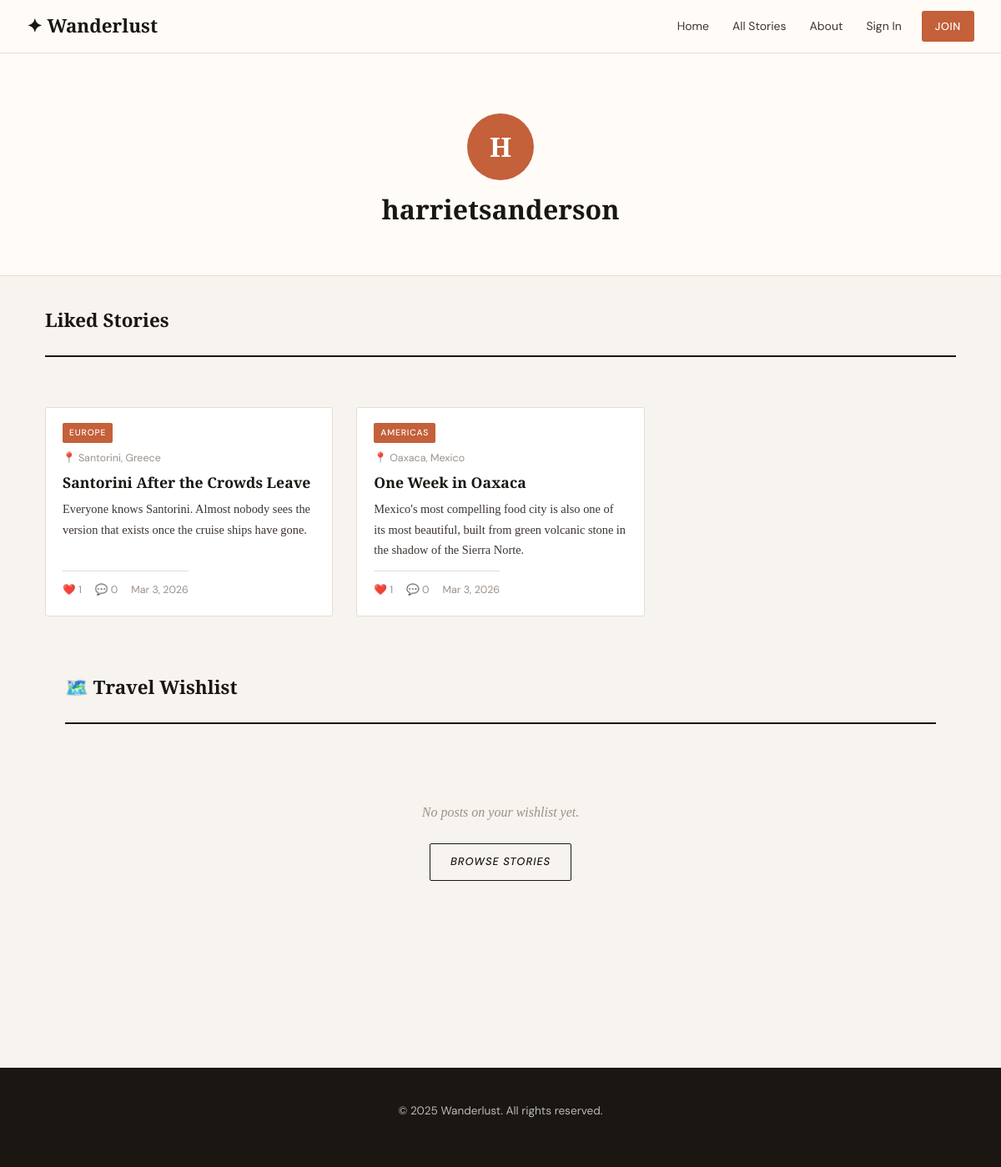
Before: /accounts/profile/harrietsanderson/ with the older database file.
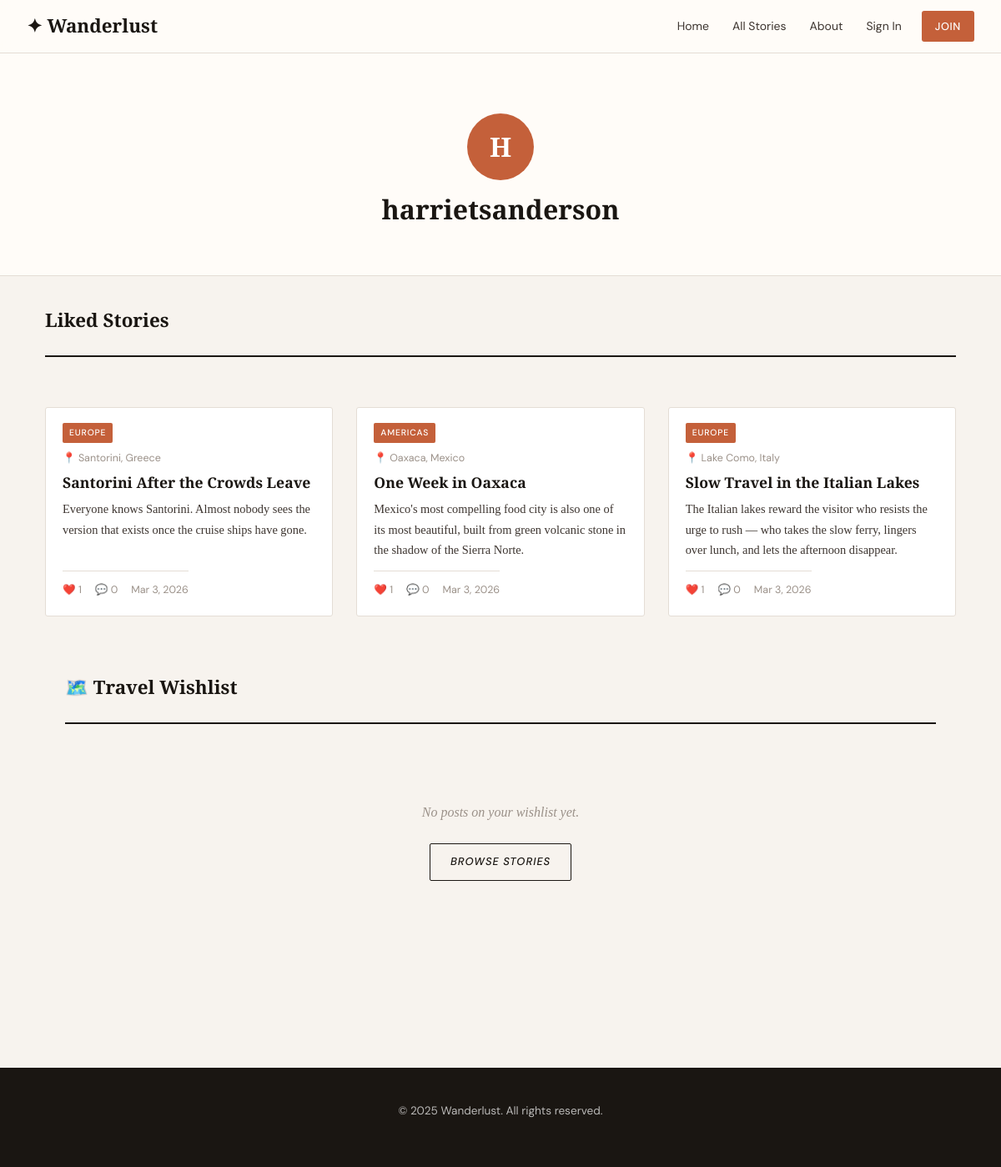
After: the same page with the newer database file.
### blog/models.py (models this page shows, shortened)
class Like(models.Model):
    post = models.ForeignKey(Post, on_delete=models.CASCADE, related_name='likes')
    user = models.ForeignKey(User, on_delete=models.CASCADE, related_name='likes')
    created_at = models.DateTimeField(auto_now_add=True)
    class Meta:
        unique_together = ('post', 'user')

class Post(models.Model):
    STATUS_DRAFT = 'draft'
    STATUS_PUBLISHED = 'published'
    STATUS_CHOICES = [
        (STATUS_DRAFT, 'Draft'),
        (STATUS_PUBLISHED, 'Published'),
    ]
    title = models.CharField(max_length=200)
    slug = models.SlugField(max_length=200, unique=True, blank=True)
    author = models.ForeignKey(User, on_delete=models.CASCADE, related_name='posts')
    category = models.ForeignKey(Category, on_delete=models.SET_NULL, null=True, blank=True, related_name='posts')
    destination = models.CharField(max_length=100)
    excerpt = models.TextField(max_length=300)
    content = models.TextField()
    status = models.CharField(max_length=10, choices=STATUS_CHOICES, default=STATUS_DRAFT)
    created_at = models.DateTimeField(auto_now_add=True)
    featured = models.BooleanField(default=False)
    cover_image = models.URLField(blank=True)
    view_count = models.PositiveIntegerField(default=0)
    class Meta:
        ordering = ['-created_at']
    def get_absolute_url(self):
        return reverse('blog:post_detail', kwargs={'slug': self.slug})
    @property
    def like_count(self):
        return self.likes.count()
    @property
    def comment_count(self):
        return self.comments.filter(approved=True).count()

class Category(models.Model):
    name = models.CharField(max_length=100, unique=True)
    slug = models.SlugField(max_length=100, unique=True, blank=True)
    class Meta:
        verbose_name_plural = 'categories'

### accounts/views.py (the view)
# urls.py: path('profile/<str:username>/', views.profile_view, name='profile'),
def profile_view(request, username):
    profile_user = get_object_or_404(User, username=username)
    liked_posts = profile_user.likes.select_related('post').filter(
        post__status='published'
    )
    wishlisted_posts = profile_user.wishlists.select_related('post').filter(
        post__status='published'
    )
    context = {
        'profile_user': profile_user,
        'liked_posts': liked_posts,
        'wishlisted_posts': wishlisted_posts,
    }
    return render(request, 'accounts/profile.html', context)

### templates/accounts/profile.html (shortened to what this page needs)
{% extends 'base.html' %}
{% block content %}
<div class="profile-header-section">
  <div class="container px-4">
    <div class="profile-header-centered">
      {% if profile_user.profile.avatar %}
        <img src="{{ profile_user.profile.avatar }}" alt="{{ profile_user.username }}" class="profile-avatar-img" />
      {% else %}
        <div class="profile-avatar-circle">{{ profile_user.username|first|upper }}</div>
      {% endif %}
      <h1 class="profile-name">{{ profile_user.username }}</h1>
    </div>
  </div>
</div>
<div class="container px-4 pb-5">
  <div class="section-header">
    <h2 class="section-title">Liked Stories</h2>
  </div>
  {% if liked_posts %}
    <div class="stories-grid">
      {% for like in liked_posts %}
      <article class="story-card">
        <a href="{{ like.post.get_absolute_url }}">
          <div class="story-card-body">
            {% if like.post.category %}
              <span class="story-category-tag">{{ like.post.category.name }}</span>
            {% endif %}
            <p class="story-dest">📍 {{ like.post.destination }}</p>
            <h3 class="story-title">{{ like.post.title }}</h3>
            <p class="story-excerpt">{{ like.post.excerpt }}</p>
            <div class="story-meta">
              <span>❤️ {{ like.post.like_count }}</span>
              <span>💬 {{ like.post.comment_count }}</span>
              <time>{{ like.post.created_at|date:"M j, Y" }}</time>
            </div>
          </div>
        </a>
      </article>
      {% endfor %}
    </div>
  {% else %}
    <div class="empty-state">
      <p>No liked stories yet.</p>
      <a href="/posts/" class="hero-btn" style="color: var(--ink); border-color: var(--ink);">Browse Stories</a>
    </div>
  {% endif %}
<div class="container px-4 pb-5">
  <div class="section-header">
    <h2 class="section-title">🗺️ Travel Wishlist</h2>
  </div>
  {% if wishlisted_posts %}
    <div class="stories-grid">
      {% for item in wishlisted_posts %}
      <article class="story-card">
        <a href="{{ item.post.get_absolute_url }}">
          <div class="story-card-body">
            {% if item.post.category %}
              <span class="story-category-tag">{{ item.post.category.name }}</span>
            {% endif %}
            <p class="story-dest">📍 {{ item.post.destination }}</p>
            <h3 class="story-title">{{ item.post.title }}</h3>
            <p class="story-excerpt">{{ item.post.excerpt }}</p>
            <div class="story-meta">
              <span>❤️ {{ item.post.like_count }}</span>
              <span>💬 {{ item.post.comment_count }}</span>
              <time>{{ item.post.created_at|date:"M j, Y" }}</time>
            </div>
          </div>
        </a>
      </article>
      {% endfor %}
    </div>
  {% else %}
    <div class="empty-state">
      <p>No posts on your wishlist yet.</p>
      <a href="/posts/" class="hero-btn" style="color: var(--ink); border-color: var(--ink);">Browse Stories</a>
    </div>
  {% endif %}
</div>
{% endblock %}

Changed rows visible on the page:
added Like: post.category.name "EUROPE", post.destination "Lake Como, Italy", post "Slow Travel in the Italian Lakes", post.excerpt "The Italian lakes reward the visitor who resists the urge to rush — who takes the slow ferry, lingers over lunch, and lets the afternoon disappear.", post.like_count "1", post.comment_count "0", post.created_at "Mar 3, 2026"
